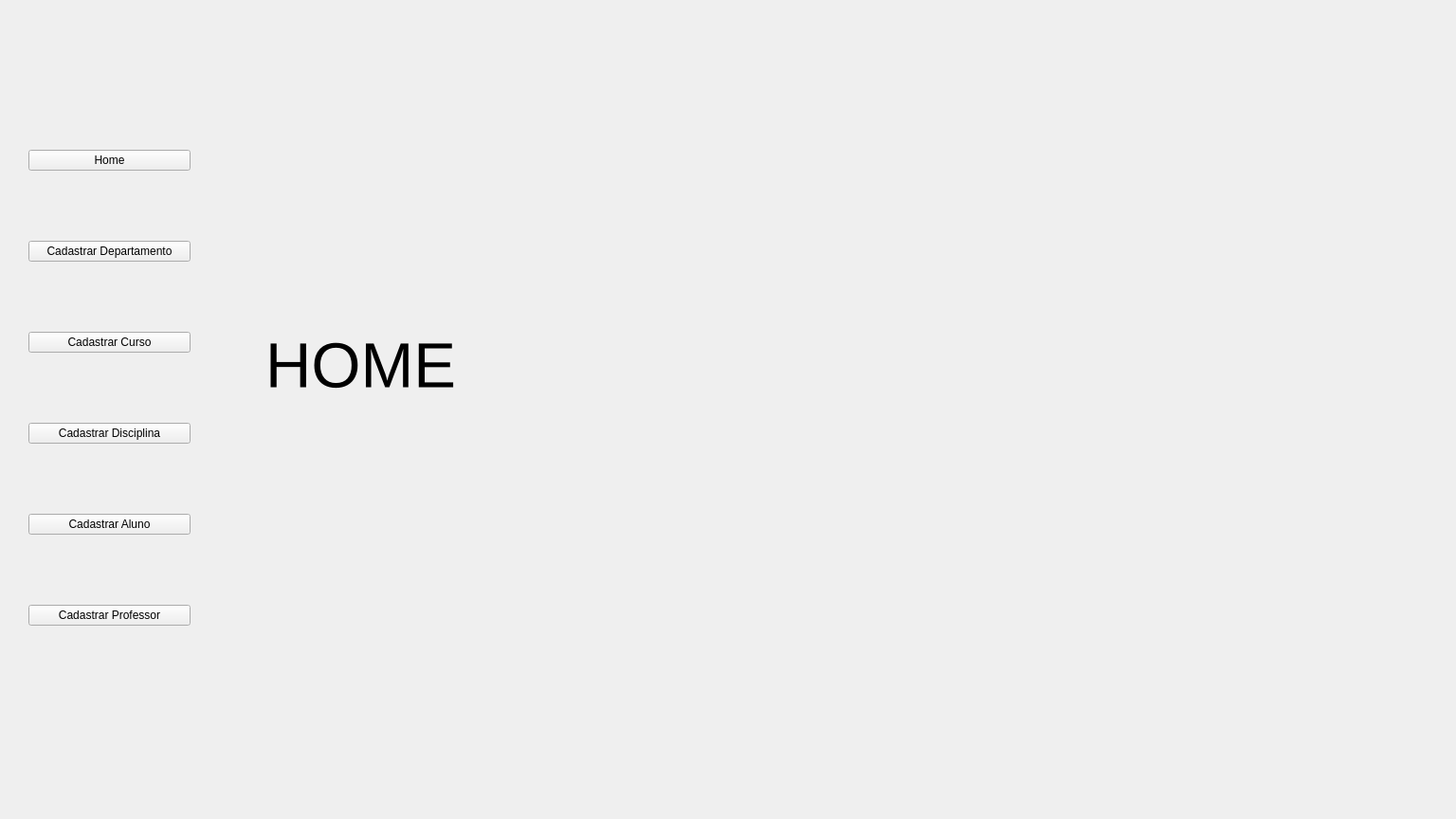
<?xml version="1.0" encoding="UTF-8"?>
<ui version="4.0">
 <class>Form</class>
 <widget class="QWidget" name="Form">
  <property name="geometry">
   <rect>
    <x>0</x>
    <y>0</y>
    <width>1536</width>
    <height>864</height>
   </rect>
  </property>
  <property name="windowTitle">
   <string>Form</string>
  </property>
  <widget class="QWidget" name="verticalLayoutWidget">
   <property name="geometry">
    <rect>
     <x>30</x>
     <y>90</y>
     <width>171</width>
     <height>641</height>
    </rect>
   </property>
   <layout class="QVBoxLayout" name="verticalLayout">
    <item>
     <widget class="QPushButton" name="menu_btn_home">
      <property name="text">
       <string>Home</string>
      </property>
     </widget>
    </item>
    <item>
     <widget class="QPushButton" name="menu_btn_cad_departamento">
      <property name="text">
       <string>Cadastrar Departamento</string>
      </property>
     </widget>
    </item>
    <item>
     <widget class="QPushButton" name="menu_btn_cad_curso">
      <property name="text">
       <string>Cadastrar Curso</string>
      </property>
     </widget>
    </item>
    <item>
     <widget class="QPushButton" name="menu_btn_cad_disciplina">
      <property name="text">
       <string>Cadastrar Disciplina</string>
      </property>
     </widget>
    </item>
    <item>
     <widget class="QPushButton" name="menu_btn_cad_aluno">
      <property name="text">
       <string>Cadastrar Aluno</string>
      </property>
     </widget>
    </item>
    <item>
     <widget class="QPushButton" name="menu_btn_cad_professor">
      <property name="text">
       <string>Cadastrar Professor</string>
      </property>
     </widget>
    </item>
   </layout>
  </widget>
  <widget class="QStackedWidget" name="menu_stacked">
   <property name="enabled">
    <bool>true</bool>
   </property>
   <property name="geometry">
    <rect>
     <x>280</x>
     <y>80</y>
     <width>1151</width>
     <height>731</height>
    </rect>
   </property>
   <property name="currentIndex">
    <number>0</number>
   </property>
   <widget class="QWidget" name="menu_home">
    <widget class="QLabel" name="home_label_bem_vindo">
     <property name="geometry">
      <rect>
       <x>0</x>
       <y>80</y>
       <width>1111</width>
       <height>451</height>
      </rect>
     </property>
     <property name="font">
      <font>
       <pointsize>50</pointsize>
      </font>
     </property>
     <property name="text">
      <string>HOME</string>
     </property>
    </widget>
   </widget>
   <widget class="QWidget" name="menu_cad_departamento">
    <widget class="QPushButton" name="departamento_btn_cad_departamento">
     <property name="geometry">
      <rect>
       <x>180</x>
       <y>220</y>
       <width>211</width>
       <height>101</height>
      </rect>
     </property>
     <property name="text">
      <string>Cadastrar Departamento</string>
     </property>
    </widget>
    <widget class="QWidget" name="layoutWidget">
     <property name="geometry">
      <rect>
       <x>140</x>
       <y>120</y>
       <width>249</width>
       <height>25</height>
      </rect>
     </property>
     <layout class="QHBoxLayout" name="horizontalLayout">
      <item>
       <widget class="QLabel" name="label_2">
        <property name="font">
         <font>
          <pointsize>14</pointsize>
         </font>
        </property>
        <property name="text">
         <string>Departamento</string>
        </property>
       </widget>
      </item>
      <item>
       <widget class="QLineEdit" name="departamento_input_departamento"/>
      </item>
     </layout>
    </widget>
    <widget class="QWidget" name="layoutWidget">
     <property name="geometry">
      <rect>
       <x>200</x>
       <y>160</y>
       <width>186</width>
       <height>25</height>
      </rect>
     </property>
     <layout class="QHBoxLayout" name="horizontalLayout_2">
      <item>
       <widget class="QLabel" name="label_3">
        <property name="font">
         <font>
          <pointsize>14</pointsize>
         </font>
        </property>
        <property name="text">
         <string>Código</string>
        </property>
       </widget>
      </item>
      <item>
       <widget class="QLineEdit" name="departamento_input_codigo"/>
      </item>
     </layout>
    </widget>
   </widget>
   <widget class="QWidget" name="menu_cad_curso">
    <widget class="QPushButton" name="curso_btn_cad_curso">
     <property name="geometry">
      <rect>
       <x>170</x>
       <y>360</y>
       <width>211</width>
       <height>101</height>
      </rect>
     </property>
     <property name="text">
      <string>Cadastrar Curso</string>
     </property>
    </widget>
    <widget class="QWidget" name="layoutWidget">
     <property name="geometry">
      <rect>
       <x>200</x>
       <y>250</y>
       <width>241</width>
       <height>25</height>
      </rect>
     </property>
     <layout class="QHBoxLayout" name="horizontalLayout_3">
      <item>
       <widget class="QLabel" name="label_6">
        <property name="font">
         <font>
          <pointsize>14</pointsize>
         </font>
        </property>
        <property name="text">
         <string>Turno</string>
        </property>
       </widget>
      </item>
      <item>
       <widget class="QComboBox" name="curso_input_turno"/>
      </item>
     </layout>
    </widget>
    <widget class="QWidget" name="layoutWidget">
     <property name="geometry">
      <rect>
       <x>200</x>
       <y>190</y>
       <width>231</width>
       <height>25</height>
      </rect>
     </property>
     <layout class="QHBoxLayout" name="horizontalLayout_4">
      <item>
       <widget class="QLabel" name="label_5">
        <property name="font">
         <font>
          <pointsize>14</pointsize>
         </font>
        </property>
        <property name="text">
         <string>Código</string>
        </property>
       </widget>
      </item>
      <item>
       <widget class="QLineEdit" name="curso_input_codigo"/>
      </item>
     </layout>
    </widget>
    <widget class="QWidget" name="layoutWidget">
     <property name="geometry">
      <rect>
       <x>220</x>
       <y>130</y>
       <width>176</width>
       <height>25</height>
      </rect>
     </property>
     <layout class="QHBoxLayout" name="horizontalLayout_5">
      <item>
       <widget class="QLabel" name="label_4">
        <property name="font">
         <font>
          <pointsize>14</pointsize>
         </font>
        </property>
        <property name="text">
         <string>Curso</string>
        </property>
       </widget>
      </item>
      <item>
       <widget class="QLineEdit" name="curso_input_curso"/>
      </item>
     </layout>
    </widget>
    <widget class="QWidget" name="layoutWidget">
     <property name="geometry">
      <rect>
       <x>530</x>
       <y>130</y>
       <width>258</width>
       <height>224</height>
      </rect>
     </property>
     <layout class="QVBoxLayout" name="verticalLayout_2">
      <item>
       <widget class="QLabel" name="label_7">
        <property name="font">
         <font>
          <pointsize>14</pointsize>
         </font>
        </property>
        <property name="text">
         <string>Departamento anexo</string>
        </property>
       </widget>
      </item>
      <item>
       <widget class="QListWidget" name="curso_input_departamento"/>
      </item>
     </layout>
    </widget>
   </widget>
   <widget class="QWidget" name="menu_cad_disciplina">
    <widget class="QWidget" name="layoutWidget">
     <property name="geometry">
      <rect>
       <x>180</x>
       <y>270</y>
       <width>207</width>
       <height>25</height>
      </rect>
     </property>
     <layout class="QHBoxLayout" name="horizontalLayout_7">
      <item>
       <widget class="QLabel" name="label_9">
        <property name="font">
         <font>
          <pointsize>14</pointsize>
         </font>
        </property>
        <property name="text">
         <string>Código</string>
        </property>
       </widget>
      </item>
      <item>
       <widget class="QLineEdit" name="disciplina_input_codigo"/>
      </item>
     </layout>
    </widget>
    <widget class="QPushButton" name="disciplina_btn_cad_disciplina">
     <property name="geometry">
      <rect>
       <x>200</x>
       <y>350</y>
       <width>211</width>
       <height>101</height>
      </rect>
     </property>
     <property name="text">
      <string>Cadastrar disciplina</string>
     </property>
    </widget>
    <widget class="QWidget" name="layoutWidget">
     <property name="geometry">
      <rect>
       <x>160</x>
       <y>210</y>
       <width>207</width>
       <height>25</height>
      </rect>
     </property>
     <layout class="QHBoxLayout" name="horizontalLayout_6">
      <item>
       <widget class="QLabel" name="label_8">
        <property name="font">
         <font>
          <pointsize>14</pointsize>
         </font>
        </property>
        <property name="text">
         <string>Disciplina</string>
        </property>
       </widget>
      </item>
      <item>
       <widget class="QLineEdit" name="disciplina_input_disciplina"/>
      </item>
     </layout>
    </widget>
    <widget class="QWidget" name="layoutWidget">
     <property name="geometry">
      <rect>
       <x>530</x>
       <y>160</y>
       <width>221</width>
       <height>52</height>
      </rect>
     </property>
     <layout class="QVBoxLayout" name="verticalLayout_3">
      <item>
       <widget class="QLabel" name="label_10">
        <property name="font">
         <font>
          <pointsize>14</pointsize>
         </font>
        </property>
        <property name="text">
         <string>Departamento</string>
        </property>
       </widget>
      </item>
      <item>
       <widget class="QComboBox" name="disciplina_input_departamento"/>
      </item>
     </layout>
    </widget>
    <widget class="QWidget" name="layoutWidget">
     <property name="geometry">
      <rect>
       <x>530</x>
       <y>240</y>
       <width>258</width>
       <height>224</height>
      </rect>
     </property>
     <layout class="QVBoxLayout" name="verticalLayout_4">
      <item>
       <widget class="QLabel" name="label_11">
        <property name="font">
         <font>
          <pointsize>14</pointsize>
         </font>
        </property>
        <property name="text">
         <string>Professores disponíveis</string>
        </property>
       </widget>
      </item>
      <item>
       <widget class="QListWidget" name="disciplina_input_professor"/>
      </item>
     </layout>
    </widget>
   </widget>
   <widget class="QWidget" name="menu_cad_aluno">
    <widget class="QListWidget" name="aluno_input_curso">
     <property name="geometry">
      <rect>
       <x>560</x>
       <y>360</y>
       <width>371</width>
       <height>301</height>
      </rect>
     </property>
     <property name="selectionMode">
      <enum>QAbstractItemView::ExtendedSelection</enum>
     </property>
    </widget>
    <widget class="QWidget" name="layoutWidget_2">
     <property name="geometry">
      <rect>
       <x>550</x>
       <y>100</y>
       <width>391</width>
       <height>193</height>
      </rect>
     </property>
     <layout class="QVBoxLayout" name="verticalLayout_5">
      <item>
       <layout class="QHBoxLayout" name="horizontalLayout_8">
        <item>
         <widget class="QLabel" name="label_12">
          <property name="font">
           <font>
            <pointsize>12</pointsize>
           </font>
          </property>
          <property name="text">
           <string>Nome</string>
          </property>
         </widget>
        </item>
        <item>
         <widget class="QLineEdit" name="aluno_input_nome"/>
        </item>
       </layout>
      </item>
      <item>
       <layout class="QHBoxLayout" name="horizontalLayout_9">
        <item>
         <widget class="QLabel" name="label_13">
          <property name="font">
           <font>
            <pointsize>12</pointsize>
           </font>
          </property>
          <property name="text">
           <string>Sobrenome</string>
          </property>
         </widget>
        </item>
        <item>
         <widget class="QLineEdit" name="aluno_input_sobrenome"/>
        </item>
       </layout>
      </item>
      <item>
       <layout class="QHBoxLayout" name="horizontalLayout_10">
        <item>
         <widget class="QLabel" name="label_14">
          <property name="font">
           <font>
            <pointsize>12</pointsize>
           </font>
          </property>
          <property name="text">
           <string>Data de nascimento</string>
          </property>
         </widget>
        </item>
        <item>
         <widget class="QLineEdit" name="aluno_input_data_nasc"/>
        </item>
       </layout>
      </item>
      <item>
       <layout class="QHBoxLayout" name="horizontalLayout_11">
        <item>
         <widget class="QLabel" name="label_15">
          <property name="font">
           <font>
            <pointsize>12</pointsize>
           </font>
          </property>
          <property name="text">
           <string>CPF</string>
          </property>
         </widget>
        </item>
        <item>
         <widget class="QLineEdit" name="aluno_input_cpf"/>
        </item>
       </layout>
      </item>
      <item>
       <layout class="QHBoxLayout" name="horizontalLayout_12">
        <item>
         <widget class="QLabel" name="label_16">
          <property name="font">
           <font>
            <pointsize>12</pointsize>
           </font>
          </property>
          <property name="text">
           <string>Gênero</string>
          </property>
         </widget>
        </item>
        <item>
         <widget class="QComboBox" name="aluno_input_genero"/>
        </item>
       </layout>
      </item>
      <item>
       <layout class="QHBoxLayout" name="horizontalLayout_13">
        <item>
         <widget class="QLabel" name="label_17">
          <property name="font">
           <font>
            <pointsize>12</pointsize>
           </font>
          </property>
          <property name="text">
           <string>Estado civil</string>
          </property>
         </widget>
        </item>
        <item>
         <widget class="QComboBox" name="aluno_input_estado_civil"/>
        </item>
       </layout>
      </item>
     </layout>
    </widget>
    <widget class="QLabel" name="label_18">
     <property name="geometry">
      <rect>
       <x>590</x>
       <y>30</y>
       <width>231</width>
       <height>71</height>
      </rect>
     </property>
     <property name="font">
      <font>
       <pointsize>14</pointsize>
      </font>
     </property>
     <property name="text">
      <string>Dados pessoais</string>
     </property>
    </widget>
    <widget class="QLabel" name="label_19">
     <property name="geometry">
      <rect>
       <x>200</x>
       <y>30</y>
       <width>111</width>
       <height>71</height>
      </rect>
     </property>
     <property name="font">
      <font>
       <pointsize>14</pointsize>
      </font>
     </property>
     <property name="text">
      <string>Endereço</string>
     </property>
    </widget>
    <widget class="QWidget" name="layoutWidget_3">
     <property name="geometry">
      <rect>
       <x>160</x>
       <y>100</y>
       <width>241</width>
       <height>226</height>
      </rect>
     </property>
     <layout class="QVBoxLayout" name="verticalLayout_6">
      <item>
       <layout class="QHBoxLayout" name="horizontalLayout_14">
        <item>
         <widget class="QLabel" name="label_20">
          <property name="font">
           <font>
            <pointsize>12</pointsize>
           </font>
          </property>
          <property name="text">
           <string>Rua</string>
          </property>
         </widget>
        </item>
        <item>
         <widget class="QLineEdit" name="aluno_input_rua"/>
        </item>
       </layout>
      </item>
      <item>
       <layout class="QHBoxLayout" name="horizontalLayout_15">
        <item>
         <widget class="QLabel" name="label_21">
          <property name="font">
           <font>
            <pointsize>12</pointsize>
           </font>
          </property>
          <property name="text">
           <string>Número</string>
          </property>
         </widget>
        </item>
        <item>
         <widget class="QLineEdit" name="aluno_input_numero"/>
        </item>
       </layout>
      </item>
      <item>
       <layout class="QHBoxLayout" name="horizontalLayout_16">
        <item>
         <widget class="QLabel" name="label_22">
          <property name="font">
           <font>
            <pointsize>12</pointsize>
           </font>
          </property>
          <property name="text">
           <string>Bairro</string>
          </property>
         </widget>
        </item>
        <item>
         <widget class="QLineEdit" name="aluno_input_bairro"/>
        </item>
       </layout>
      </item>
      <item>
       <layout class="QHBoxLayout" name="horizontalLayout_17">
        <item>
         <widget class="QLabel" name="label_23">
          <property name="font">
           <font>
            <pointsize>12</pointsize>
           </font>
          </property>
          <property name="text">
           <string>CEP</string>
          </property>
         </widget>
        </item>
        <item>
         <widget class="QLineEdit" name="aluno_input_cep"/>
        </item>
       </layout>
      </item>
      <item>
       <layout class="QHBoxLayout" name="horizontalLayout_18">
        <item>
         <widget class="QLabel" name="label_24">
          <property name="font">
           <font>
            <pointsize>12</pointsize>
           </font>
          </property>
          <property name="text">
           <string>Cidade</string>
          </property>
         </widget>
        </item>
        <item>
         <widget class="QLineEdit" name="aluno_input_cidade"/>
        </item>
       </layout>
      </item>
      <item>
       <layout class="QHBoxLayout" name="horizontalLayout_19">
        <item>
         <widget class="QLabel" name="label_25">
          <property name="font">
           <font>
            <pointsize>12</pointsize>
           </font>
          </property>
          <property name="text">
           <string>Estado</string>
          </property>
         </widget>
        </item>
        <item>
         <widget class="QComboBox" name="aluno_input_estado"/>
        </item>
       </layout>
      </item>
      <item>
       <layout class="QHBoxLayout" name="horizontalLayout_20">
        <item>
         <widget class="QLabel" name="label_26">
          <property name="font">
           <font>
            <pointsize>12</pointsize>
           </font>
          </property>
          <property name="text">
           <string>Tipo endereço</string>
          </property>
         </widget>
        </item>
        <item>
         <widget class="QComboBox" name="aluno_input_tipo_end"/>
        </item>
       </layout>
      </item>
     </layout>
    </widget>
    <widget class="QLabel" name="label_27">
     <property name="geometry">
      <rect>
       <x>560</x>
       <y>320</y>
       <width>191</width>
       <height>25</height>
      </rect>
     </property>
     <property name="font">
      <font>
       <pointsize>12</pointsize>
      </font>
     </property>
     <property name="text">
      <string>Curso</string>
     </property>
    </widget>
    <widget class="QPushButton" name="aluno_btn_cad_aluno">
     <property name="geometry">
      <rect>
       <x>160</x>
       <y>470</y>
       <width>231</width>
       <height>71</height>
      </rect>
     </property>
     <property name="font">
      <font>
       <pointsize>14</pointsize>
      </font>
     </property>
     <property name="text">
      <string>Cadastrar aluno</string>
     </property>
    </widget>
   </widget>
   <widget class="QWidget" name="menu_cad_professor">
    <widget class="QListWidget" name="professor_input_departamento">
     <property name="geometry">
      <rect>
       <x>580</x>
       <y>420</y>
       <width>311</width>
       <height>221</height>
      </rect>
     </property>
     <property name="selectionMode">
      <enum>QAbstractItemView::ExtendedSelection</enum>
     </property>
    </widget>
    <widget class="QLabel" name="label_28">
     <property name="geometry">
      <rect>
       <x>230</x>
       <y>40</y>
       <width>111</width>
       <height>71</height>
      </rect>
     </property>
     <property name="font">
      <font>
       <pointsize>14</pointsize>
      </font>
     </property>
     <property name="text">
      <string>Endereço</string>
     </property>
    </widget>
    <widget class="QLabel" name="label_29">
     <property name="geometry">
      <rect>
       <x>580</x>
       <y>380</y>
       <width>191</width>
       <height>25</height>
      </rect>
     </property>
     <property name="font">
      <font>
       <pointsize>12</pointsize>
      </font>
     </property>
     <property name="text">
      <string>Departamento</string>
     </property>
    </widget>
    <widget class="QLabel" name="label_30">
     <property name="geometry">
      <rect>
       <x>620</x>
       <y>40</y>
       <width>231</width>
       <height>71</height>
      </rect>
     </property>
     <property name="font">
      <font>
       <pointsize>14</pointsize>
      </font>
     </property>
     <property name="text">
      <string>Dados pessoais</string>
     </property>
    </widget>
    <widget class="QWidget" name="layoutWidget_4">
     <property name="geometry">
      <rect>
       <x>190</x>
       <y>110</y>
       <width>241</width>
       <height>226</height>
      </rect>
     </property>
     <layout class="QVBoxLayout" name="verticalLayout_7">
      <item>
       <layout class="QHBoxLayout" name="horizontalLayout_21">
        <item>
         <widget class="QLabel" name="label_31">
          <property name="font">
           <font>
            <pointsize>12</pointsize>
           </font>
          </property>
          <property name="text">
           <string>Rua</string>
          </property>
         </widget>
        </item>
        <item>
         <widget class="QLineEdit" name="professor_input_rua"/>
        </item>
       </layout>
      </item>
      <item>
       <layout class="QHBoxLayout" name="horizontalLayout_22">
        <item>
         <widget class="QLabel" name="label_32">
          <property name="font">
           <font>
            <pointsize>12</pointsize>
           </font>
          </property>
          <property name="text">
           <string>Número</string>
          </property>
         </widget>
        </item>
        <item>
         <widget class="QLineEdit" name="professor_input_numero"/>
        </item>
       </layout>
      </item>
      <item>
       <layout class="QHBoxLayout" name="horizontalLayout_23">
        <item>
         <widget class="QLabel" name="label_33">
          <property name="font">
           <font>
            <pointsize>12</pointsize>
           </font>
          </property>
          <property name="text">
           <string>Bairro</string>
          </property>
         </widget>
        </item>
        <item>
         <widget class="QLineEdit" name="professor_input_bairro"/>
        </item>
       </layout>
      </item>
      <item>
       <layout class="QHBoxLayout" name="horizontalLayout_24">
        <item>
         <widget class="QLabel" name="label_34">
          <property name="font">
           <font>
            <pointsize>12</pointsize>
           </font>
          </property>
          <property name="text">
           <string>CEP</string>
          </property>
         </widget>
        </item>
        <item>
         <widget class="QLineEdit" name="professor_input_cep"/>
        </item>
       </layout>
      </item>
      <item>
       <layout class="QHBoxLayout" name="horizontalLayout_25">
        <item>
         <widget class="QLabel" name="label_35">
          <property name="font">
           <font>
            <pointsize>12</pointsize>
           </font>
          </property>
          <property name="text">
           <string>Cidade</string>
          </property>
         </widget>
        </item>
        <item>
         <widget class="QLineEdit" name="professor_input_cidade"/>
        </item>
       </layout>
      </item>
      <item>
       <layout class="QHBoxLayout" name="horizontalLayout_26">
        <item>
         <widget class="QLabel" name="label_36">
          <property name="font">
           <font>
            <pointsize>12</pointsize>
           </font>
          </property>
          <property name="text">
           <string>Estado</string>
          </property>
         </widget>
        </item>
        <item>
         <widget class="QComboBox" name="professor_input_estado"/>
        </item>
       </layout>
      </item>
      <item>
       <layout class="QHBoxLayout" name="horizontalLayout_27">
        <item>
         <widget class="QLabel" name="label_37">
          <property name="font">
           <font>
            <pointsize>12</pointsize>
           </font>
          </property>
          <property name="text">
           <string>Tipo endereço</string>
          </property>
         </widget>
        </item>
        <item>
         <widget class="QComboBox" name="professor_input_tipo_end"/>
        </item>
       </layout>
      </item>
     </layout>
    </widget>
    <widget class="QLabel" name="label_38">
     <property name="geometry">
      <rect>
       <x>580</x>
       <y>320</y>
       <width>191</width>
       <height>25</height>
      </rect>
     </property>
     <property name="font">
      <font>
       <pointsize>12</pointsize>
      </font>
     </property>
     <property name="text">
      <string>Título</string>
     </property>
    </widget>
    <widget class="QWidget" name="layoutWidget_5">
     <property name="geometry">
      <rect>
       <x>580</x>
       <y>110</y>
       <width>391</width>
       <height>193</height>
      </rect>
     </property>
     <layout class="QVBoxLayout" name="verticalLayout_8">
      <item>
       <layout class="QHBoxLayout" name="horizontalLayout_28">
        <item>
         <widget class="QLabel" name="label_39">
          <property name="font">
           <font>
            <pointsize>12</pointsize>
           </font>
          </property>
          <property name="text">
           <string>Nome</string>
          </property>
         </widget>
        </item>
        <item>
         <widget class="QLineEdit" name="professor_input_nome"/>
        </item>
       </layout>
      </item>
      <item>
       <layout class="QHBoxLayout" name="horizontalLayout_29">
        <item>
         <widget class="QLabel" name="label_40">
          <property name="font">
           <font>
            <pointsize>12</pointsize>
           </font>
          </property>
          <property name="text">
           <string>Sobrenome</string>
          </property>
         </widget>
        </item>
        <item>
         <widget class="QLineEdit" name="professor_input_sobrenome"/>
        </item>
       </layout>
      </item>
      <item>
       <layout class="QHBoxLayout" name="horizontalLayout_30">
        <item>
         <widget class="QLabel" name="label_41">
          <property name="font">
           <font>
            <pointsize>12</pointsize>
           </font>
          </property>
          <property name="text">
           <string>Data de nascimento</string>
          </property>
         </widget>
        </item>
        <item>
         <widget class="QLineEdit" name="professor_input_data_nasc"/>
        </item>
       </layout>
      </item>
      <item>
       <layout class="QHBoxLayout" name="horizontalLayout_31">
        <item>
         <widget class="QLabel" name="label_42">
          <property name="font">
           <font>
            <pointsize>12</pointsize>
           </font>
          </property>
          <property name="text">
           <string>CPF</string>
          </property>
         </widget>
        </item>
        <item>
         <widget class="QLineEdit" name="professor_input_cpf"/>
        </item>
       </layout>
      </item>
      <item>
       <layout class="QHBoxLayout" name="horizontalLayout_32">
        <item>
         <widget class="QLabel" name="label_43">
          <property name="font">
           <font>
            <pointsize>12</pointsize>
           </font>
          </property>
          <property name="text">
           <string>Gênero</string>
          </property>
         </widget>
        </item>
        <item>
         <widget class="QComboBox" name="professor_input_genero"/>
        </item>
       </layout>
      </item>
      <item>
       <layout class="QHBoxLayout" name="horizontalLayout_33">
        <item>
         <widget class="QLabel" name="label_44">
          <property name="font">
           <font>
            <pointsize>12</pointsize>
           </font>
          </property>
          <property name="text">
           <string>Estado civil</string>
          </property>
         </widget>
        </item>
        <item>
         <widget class="QComboBox" name="professor_input_estado_civil"/>
        </item>
       </layout>
      </item>
     </layout>
    </widget>
    <widget class="QPushButton" name="professor_btn_cad_professor">
     <property name="geometry">
      <rect>
       <x>190</x>
       <y>430</y>
       <width>231</width>
       <height>71</height>
      </rect>
     </property>
     <property name="font">
      <font>
       <pointsize>14</pointsize>
      </font>
     </property>
     <property name="text">
      <string>Cadastrar Professor</string>
     </property>
    </widget>
    <widget class="QComboBox" name="professor_input_titulo">
     <property name="geometry">
      <rect>
       <x>780</x>
       <y>330</y>
       <width>190</width>
       <height>20</height>
      </rect>
     </property>
    </widget>
   </widget>
  </widget>
 </widget>
 <resources/>
 <connections/>
</ui>
